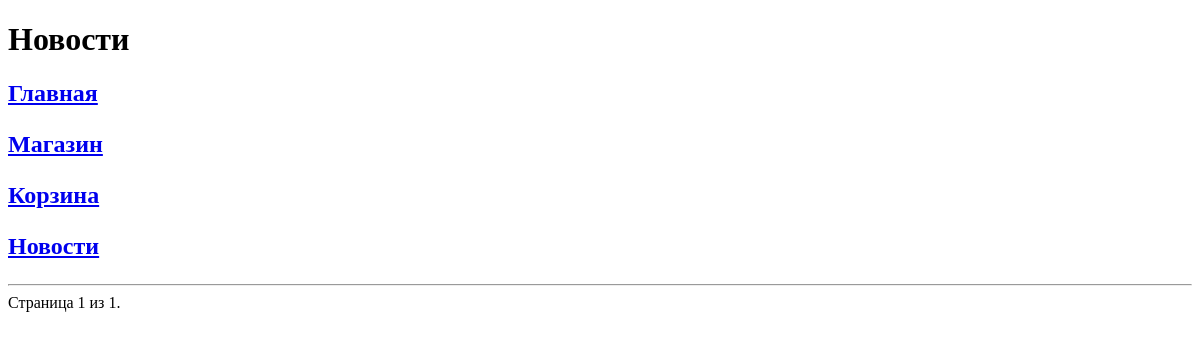
Before: /platform/news/ with the older database file.
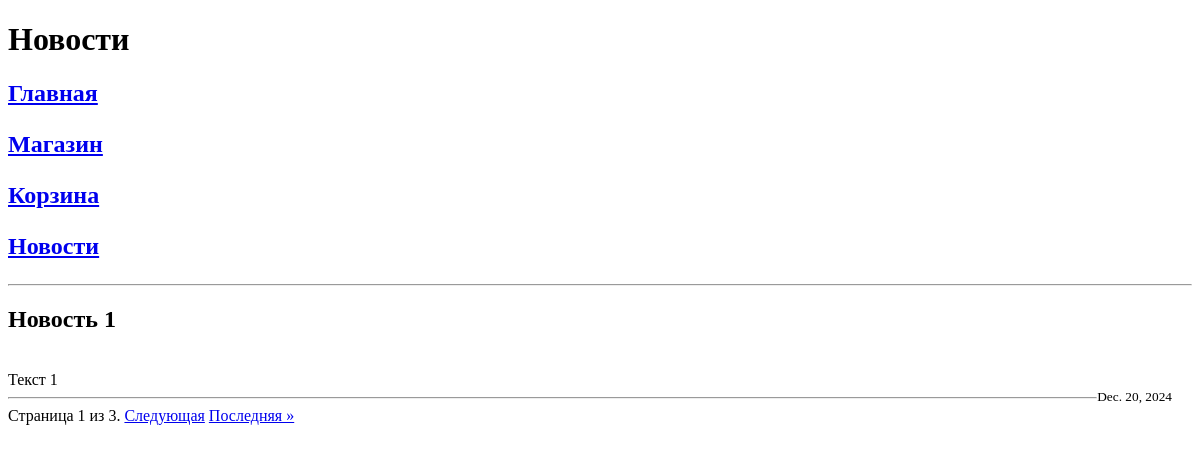
After: the same page with the newer database file.
### task1/models.py (models this page shows)
class News(models.Model):
    title = models.CharField(max_length=256, unique=True)
    content = models.TextField()
    date = models.DateField(auto_now_add=True)

### task1/views.py (the view)
# urls.py: path('platform/news/', news, name='news'),
def news(request):
    news = News.objects.all().order_by('-date')
    paginator = Paginator(news, 1)
    page_number = request.GET.get('page')
    page_obj = paginator.get_page(page_number)
    return render(request, 'news.html', {'page_obj': page_obj})

### templates/first_task/news.html (shortened to what this page needs)
{% extends 'menu.html' %}
{% block pagename %}<h1>Новости</h1>{% endblock %}
{% block menu %}{{ block.super }}{% endblock %}
{% block content %}
    <hr>
    {% for new in page_obj %}
        <h2>{{ new.title }}</h2>
        <br>
        {{ new.content }}
        <br>
        <small style="float: right; margin-right: 20px;">{{ new.date }}</small>
        <hr>
    {% endfor %}
    <div class="pagination">
        <span class="step-links">
            <span class="current">
                Страница {{ page_obj.number }} из {{ page_obj.paginator.num_pages }}.
            </span>
            {% if page_obj.has_next %}
                <a href="?page={{ page_obj.next_page_number }}">Следующая</a>
                <a href="?page={{ page_obj.paginator.num_pages }}">Последняя &raquo;</a>
            {% endif %}
        </span>
    </div>
{% endblock %}

Changed rows visible on the page:
added News: title "Новость 1", content "Текст 1", date "Dec. 20, 2024"
Other visible differences:
{{ page_obj.paginator.num_pages }}: "1" → "3"
text now shown: "Следующая Последняя »"
